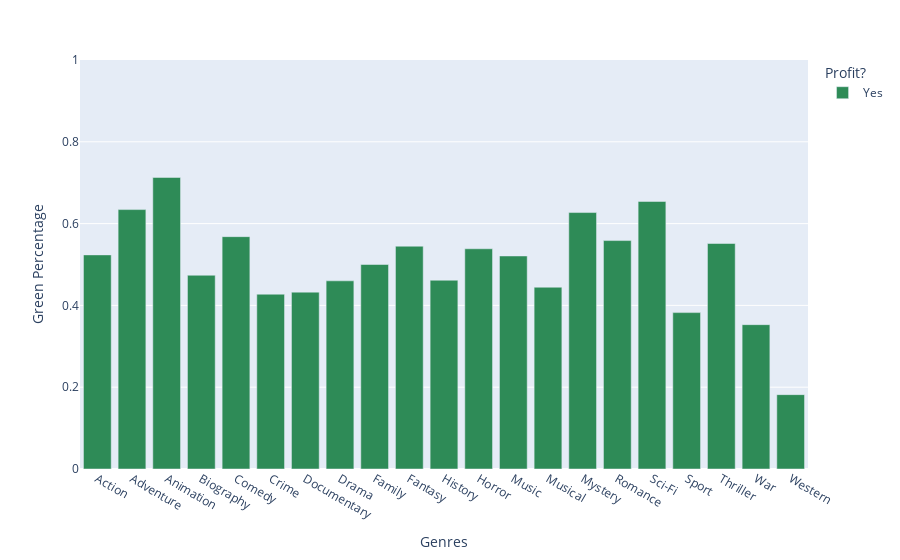

Notebook code for this chart:
### Code cell
genreProfitGreen = px.bar(df_green, x = 'genres', y = 'counts', color = 'Profit?', barmode = 'stack', color_discrete_map = {'Yes':'seagreen'}, range_y = [0,1])
genreProfitGreen.update_layout(yaxis_title='Green Percentage', xaxis_title='Genres')

### Figure 1 — Plotly figure (JSON) as saved in the notebook; plotly's stock layout.template omitted (floating-point values rounded to 4 significant figures)
{"data": [{"alignmentgroup": "True", "hovertemplate": "Profit?=Yes<br>genres=%{x}<br>counts=%{y}<extra></extra>", "legendgroup": "Yes", "marker": {"color": "seagreen"}, "name": "Yes", "offsetgroup": "Yes", "orientation": "v", "showlegend": true, "textposition": "auto", "type": "bar", "x": ["Action", "Adventure", "Animation", "Biography", "Comedy", "Crime", "Documentary", "Drama", "Family", "Fantasy", "History", "Horror", "Music", "Musical", "Mystery", "Romance", "Sci-Fi", "Sport", "Thriller", "War", "Western"], "xaxis": "x", "y": [0.5235, 0.6343, 0.7129, 0.4737, 0.5681, 0.4274, 0.4324, 0.4601, 0.5, 0.5447, 0.4615, 0.5385, 0.5208, 0.4444, 0.627, 0.5585, 0.6541, 0.3824, 0.5513, 0.3529, 0.1818], "yaxis": "y"}], "layout": {"barmode": "stack", "legend": {"title": {"text": "Profit?"}, "tracegroupgap": 0}, "margin": {"t": 60}, "xaxis": {"anchor": "y", "domain": [0, 1], "title": {"text": "Genres"}}, "yaxis": {"anchor": "x", "domain": [0, 1], "range": [0, 1], "title": {"text": "Green Percentage"}}}}
